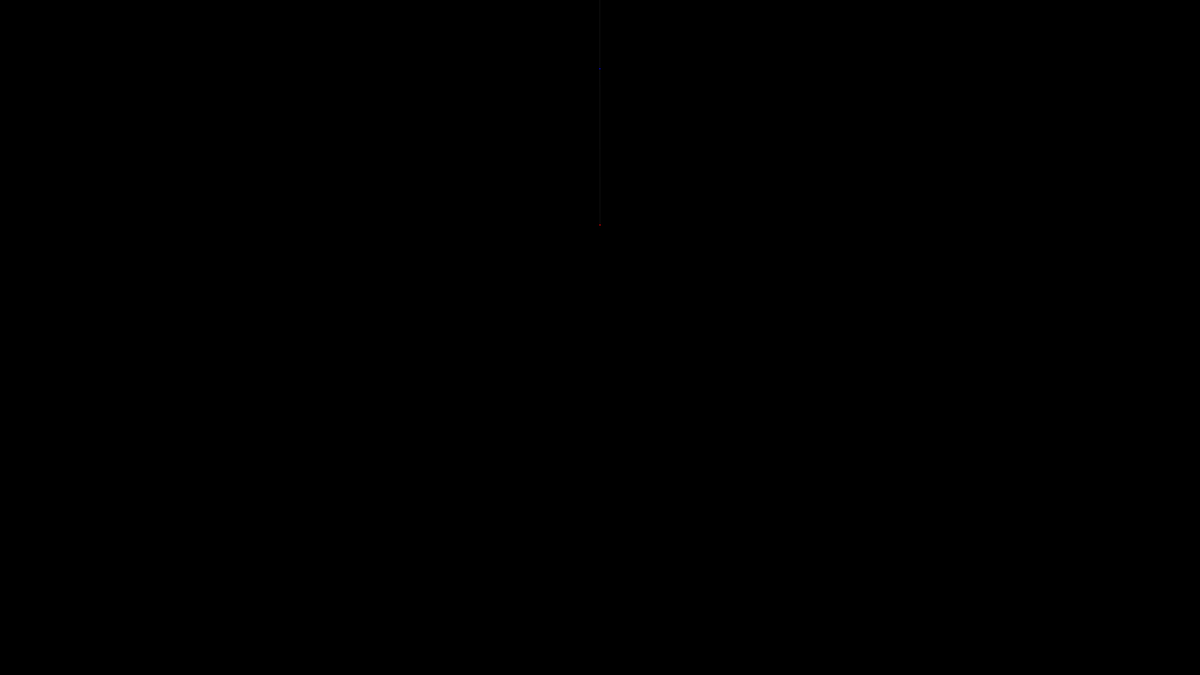
Frame 1 (no input)
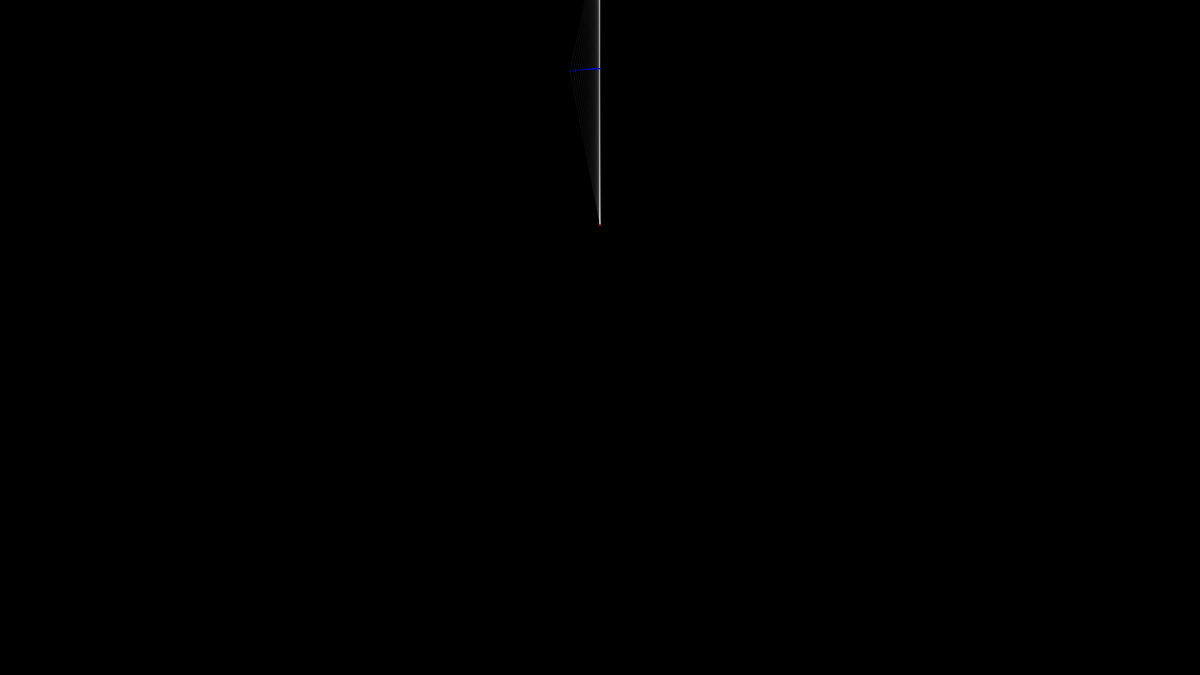
Frame 60 (no input)
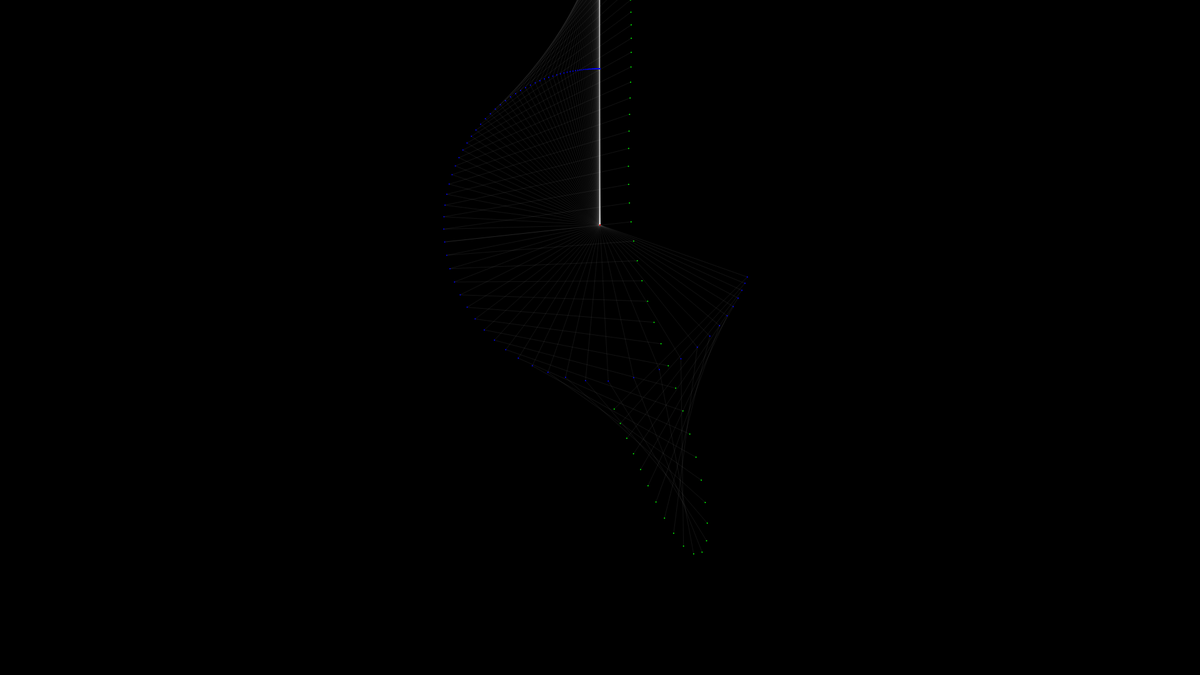
Frame 120 (the mouse pressed at the canvas centre since frame 60)

The p5.js sketch that drew these frames (run headless with seeded random() and noise() and a simulated clock; from frame 60 on, the mouse is pressed at the canvas centre):

// p5.js sketch
// ── sketch.js
// Daniel Shiffman
// http://codingtra.in
// http://patreon.com/codingtrain

// Double Pendulum
// https://youtu.be/uWzPe_S-RVE

// Variation Authored by
// Daniel Bowder
// http://github.com/dotbowder

function setup() {
  createCanvas(1920,1080);
  dp = new DoublePendulum();
  background(0);
}

function draw() {
  translate(width/2, height/3)
  dp.update();
  dp.draw();
  frameRate(100);
}

// ── pendulum.js
class DoublePendulum {

  constructor (gravity=1, startLocationVector=createVector(0,0), p1Length=250, p1Mass=1, p1Angle=PI+0.001, p2Length=300, p2Mass=1, p2Angle=PI) {

    // global gravity
    this.g = gravity;

    // 0 denotes the root of the pendulum, the static starting point.
    this.x0 = startLocationVector.x;
    this.y0 = startLocationVector.y;

    // p1 denotes the first pendulum
    this.p1 = {
      "a":0.0,    // acceleration
      "v":0.0,    // velocity
      "t":0.0,    // Angle theta
      "x":0.0,    // x coord
      "y":0.0,    // y coord
      "l":0.0,    // length
      "m":0.0     // Pendulum Mass
    };
    this.p1.t = float(p1Angle);
    this.p1.l = float(p1Length);
    this.p1.m = float(p1Mass);
    this.p1.x = this.X(this.x0, this.p1.t, this.p1.l);
    this.p1.y = this.Y(this.y0, this.p1.t, this.p1.l);

    // 2 denotes the second pendulum
    this.p2 = {
      "a":0.0,    // acceleration
      "v":0.0,    // velocity
      "t":0.0,    // Angle theta
      "x":0.0,    // x coord
      "y":0.0,    // y coord
      "l":0.0,    // length
      "m":0.0     // Pendulum Mass
    };
    this.p2.t = float(p2Angle);
    this.p2.l = float(p2Length);
    this.p2.m = float(p2Mass);
    this.p2.x = this.X(this.p1.x, this.p2.t, this.p2.l);
    this.p2.y = this.Y(this.p1.y, this.p2.t, this.p2.l);

  }


  // Helper functions for quickly finding the X and Y coords of the moving pendulum based on theta
  X (fixed_x, angle, length) {
    return float(fixed_x + (length * sin(angle)));
  }
  Y (fixed_y, angle, length) {
    return float(fixed_y + (length * cos(angle)));
  }


  update () {

    ////// Calculate Accel
    // Global Accel Variables (Is it faster to do the calculation multieple times or create a local var??)
    let t_diff = this.p1.t - this.p2.t
    let t_double_diff = 2*this.p1.t-2*this.p2.t;
    let p1_v_sq = this.p1.v * this.p1.v;
    let p2_v_sq = this.p2.v * this.p2.v;
    let m_total = this.p1.m + this.p2.m;

    // print(this.p1, this.p2)

    // Variables for P1 Acceleration
    let a = -(this.g*(2*this.p1.m+this.p2.m)*sin(this.p1.t))
    let b = -(this.p2.m*this.g*sin(this.p1.t-2*this.p2.t))
    let c = -(2*sin(t_diff)*this.p2.m*(p2_v_sq*this.p2.l+p1_v_sq*this.p1.l*cos(t_diff)))
    let d = this.p1.l*(2*this.p1.m+this.p2.m-this.p2.m*cos(t_double_diff))
    // Variables for P2 Acceleration
    let e = 2*sin(t_diff)*(p1_v_sq*this.p1.l*(m_total)+this.g*(m_total)*cos(this.p1.t)+p2_v_sq*this.p2.l*this.p2.m*cos(t_diff))
    let f = this.p2.l*(2*this.p1.m+this.p2.m-this.p2.m*cos(t_double_diff))
    // print(a,b,c,d,e,f)

    // Combind Above Variables and evaluate Accel equasions
    this.p1.a = (a+b+c)/d
    this.p2.a = e/f


    ////// Add Accel to Vel, and Vel to theta
    this.p1.v += this.p1.a;
    this.p2.v += this.p2.a;
    // Add 0.2% drag to prevent infinite movement of the pendulums
    this.p1.v = this.p1.v * 0.992;
    this.p2.v = this.p2.v * 0.992;
    this.p1.t += this.p1.v;
    this.p2.t += this.p2.v;

    ////// Update Locations
    this.p1.x = this.X(this.x0, this.p1.t, this.p1.l);
    this.p1.y = this.Y(this.y0, this.p1.t, this.p1.l);
    this.p2.x = this.X(this.p1.x, this.p2.t, this.p2.l);
    this.p2.y = this.Y(this.p1.y, this.p2.t, this.p2.l);
  }



  draw () {

    // Draw Lines
    stroke(255);
    strokeWeight(0.08);
    line(this.x0, this.y0, this.p1.x, this.p1.y);
    line(this.p1.x, this.p1.y, this.p2.x, this.p2.y);

    // Draw Pendulum root
    stroke(255,0,0);
    strokeWeight(2);
    point(this.x0, this.y0);

    // Draw Double Pendulum
    stroke(0,0,255);
    point(this.p1.x, this.p1.y);
    stroke(0,255,0);
    point(this.p2.x, this.p2.y);



  }








}
